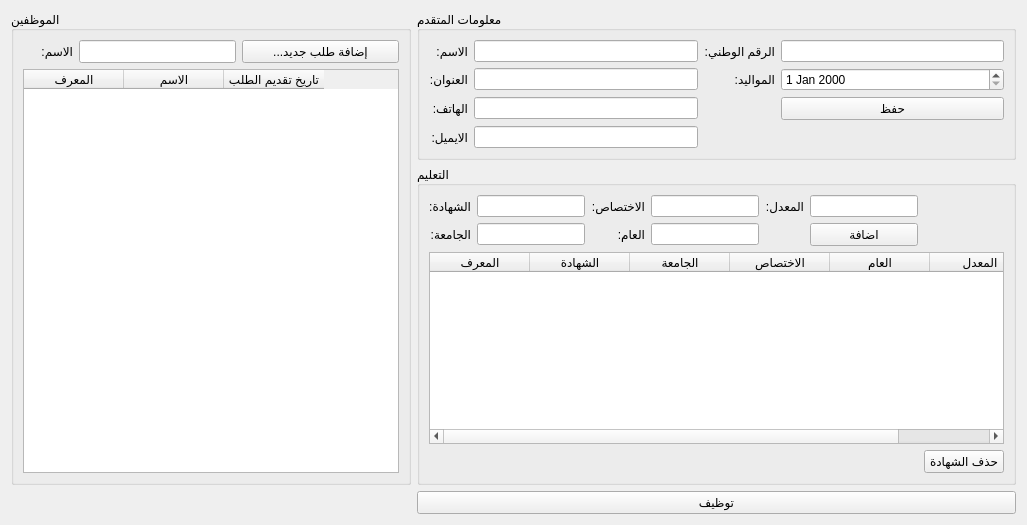
     <widget class="QWidget" name="tab_5">
      <attribute name="title">
       <string>طلبات التوظيف</string>
      </attribute>
      <layout class="QGridLayout" name="gridLayout_11">
       <item row="0" column="0" rowspan="5">
        <widget class="QGroupBox" name="employees_groupbox_2">
         <property name="minimumSize">
          <size>
           <width>400</width>
           <height>0</height>
          </size>
         </property>
         <property name="maximumSize">
          <size>
           <width>400</width>
           <height>16777215</height>
          </size>
         </property>
         <property name="title">
          <string>الموظفين</string>
         </property>
         <layout class="QGridLayout" name="gridLayout_9">
          <item row="0" column="0">
           <widget class="QLabel" name="employment_request_name_label_2">
            <property name="maximumSize">
             <size>
              <width>50</width>
              <height>16777215</height>
             </size>
            </property>
            <property name="text">
             <string>الاسم:</string>
            </property>
           </widget>
          </item>
          <item row="0" column="1">
           <widget class="QLineEdit" name="new_employment_request_name_input">
            <property name="sizePolicy">
             <sizepolicy hsizetype="Preferred" vsizetype="Preferred">
              <horstretch>0</horstretch>
              <verstretch>0</verstretch>
             </sizepolicy>
            </property>
            <property name="minimumSize">
             <size>
              <width>0</width>
              <height>0</height>
             </size>
            </property>
           </widget>
          </item>
          <item row="0" column="2">
           <widget class="QPushButton" name="add_employment_requests">
            <property name="text">
             <string>...إضافة طلب جديد</string>
            </property>
           </widget>
          </item>
          <item row="1" column="0" colspan="3">
           <widget class="QTableWidget" name="employment_requests_table">
            <column>
             <property name="text">
              <string>المعرف</string>
             </property>
            </column>
            <column>
             <property name="text">
              <string>الاسم</string>
             </property>
            </column>
            <column>
             <property name="text">
              <string>تاريخ تقديم الطلب</string>
             </property>
            </column>
           </widget>
          </item>
         </layout>
        </widget>
       </item>
       <item row="0" column="1">
        <widget class="QGroupBox" name="employment_request_groupBox">
         <property name="title">
          <string>معلومات المتقدم</string>
         </property>
         <layout class="QGridLayout" name="gridLayout_7">
          <item row="1" column="2">
           <widget class="QLineEdit" name="employment_request_address_input"/>
          </item>
          <item row="0" column="1">
           <widget class="QLabel" name="employment_request_name_label">
            <property name="text">
             <string>الاسم:</string>
            </property>
           </widget>
          </item>
          <item row="0" column="3">
           <widget class="QLabel" name="employment_request_national_id_label">
            <property name="text">
             <string>الرقم الوطني:</string>
            </property>
           </widget>
          </item>
          <item row="3" column="1">
           <widget class="QLabel" name="employment_request_email_label">
            <property name="text">
             <string>الايميل:</string>
            </property>
           </widget>
          </item>
          <item row="1" column="3">
           <widget class="QLabel" name="employment_request_birthdate_label">
            <property name="text">
             <string>المواليد:</string>
            </property>
           </widget>
          </item>
          <item row="2" column="2">
           <widget class="QLineEdit" name="employment_request_phone_input"/>
          </item>
          <item row="0" column="4">
           <widget class="QLineEdit" name="employment_request_national_id_input"/>
          </item>
          <item row="1" column="1">
           <widget class="QLabel" name="employment_request_address_label">
            <property name="text">
             <string>العنوان:</string>
            </property>
           </widget>
          </item>
          <item row="0" column="2">
           <widget class="QLineEdit" name="employment_request_name_input"/>
          </item>
          <item row="2" column="1">
           <widget class="QLabel" name="employment_request_phone_label">
            <property name="text">
             <string>الهاتف:</string>
            </property>
           </widget>
          </item>
          <item row="2" column="4">
           <widget class="QPushButton" name="employment_request_save_btn">
            <property name="text">
             <string>حفظ</string>
            </property>
           </widget>
          </item>
          <item row="3" column="2">
           <widget class="QLineEdit" name="employment_request_email_input"/>
          </item>
          <item row="1" column="4">
           <widget class="QDateEdit" name="employment_request_birthdate_input"/>
          </item>
         </layout>
        </widget>
       </item>
       <item row="5" column="1">
        <widget class="QPushButton" name="employment_request_employ_btn">
         <property name="text">
          <string>توظيف</string>
         </property>
        </widget>
       </item>
       <item row="1" column="1" rowspan="4">
        <widget class="QGroupBox" name="employment_request_add_cert_groupbox">
         <property name="title">
          <string>التعليم</string>
         </property>
         <layout class="QGridLayout" name="gridLayout_47">
          <item row="4" column="6">
           <widget class="QPushButton" name="employment_request_delete_certificate_btn">
            <property name="text">
             <string>حذف الشهادة</string>
            </property>
           </widget>
          </item>
          <item row="0" column="2">
           <widget class="QLabel" name="employment_request_specialty_label_2">
            <property name="text">
             <string>الاختصاص:</string>
            </property>
           </widget>
          </item>
          <item row="4" column="1" colspan="5">
           <spacer name="employment_request_horizontalSpacer_2">
            <property name="orientation">
             <enum>Qt::Horizontal</enum>
            </property>
            <property name="sizeHint" stdset="0">
             <size>
              <width>272</width>
              <height>13</height>
             </size>
            </property>
           </spacer>
          </item>
          <item row="0" column="0">
           <widget class="QLabel" name="employment_request_certificate_label_2">
            <property name="text">
             <string>الشهادة:</string>
            </property>
           </widget>
          </item>
          <item row="0" column="1">
           <widget class="QLineEdit" name="employment_request_university_certificate_input">
            <property name="sizePolicy">
             <sizepolicy hsizetype="Fixed" vsizetype="Fixed">
              <horstretch>0</horstretch>
              <verstretch>0</verstretch>
             </sizepolicy>
            </property>
            <property name="maximumSize">
             <size>
              <width>16777215</width>
              <height>16777215</height>
             </size>
            </property>
           </widget>
          </item>
          <item row="3" column="0" colspan="7">
           <widget class="QTableWidget" name="employment_request_certificates_table">
            <column>
             <property name="text">
              <string>المعرف</string>
             </property>
            </column>
            <column>
             <property name="text">
              <string>الشهادة</string>
             </property>
            </column>
            <column>
             <property name="text">
              <string>الجامعة</string>
             </property>
            </column>
            <column>
             <property name="text">
              <string>الاختصاص</string>
             </property>
            </column>
            <column>
             <property name="text">
              <string>العام</string>
             </property>
            </column>
            <column>
             <property name="text">
              <string>المعدل</string>
             </property>
            </column>
           </widget>
          </item>
          <item row="0" column="3">
           <widget class="QLineEdit" name="employment_request_university_specialty_input">
            <property name="sizePolicy">
             <sizepolicy hsizetype="Fixed" vsizetype="Fixed">
              <horstretch>0</horstretch>
              <verstretch>0</verstretch>
             </sizepolicy>
            </property>
            <property name="maximumSize">
             <size>
              <width>16777215</width>
              <height>16777215</height>
             </size>
            </property>
           </widget>
          </item>
          <item row="0" column="4">
           <widget class="QLabel" name="employment_request_gpa_label_2">
            <property name="text">
             <string>المعدل:</string>
            </property>
           </widget>
          </item>
          <item row="0" column="5">
           <widget class="QLineEdit" name="employment_request_university_gpa_input">
            <property name="sizePolicy">
             <sizepolicy hsizetype="Fixed" vsizetype="Fixed">
              <horstretch>0</horstretch>
              <verstretch>0</verstretch>
             </sizepolicy>
            </property>
            <property name="maximumSize">
             <size>
              <width>16777215</width>
              <height>16777215</height>
             </size>
            </property>
           </widget>
          </item>
          <item row="1" column="0">
           <widget class="QLabel" name="employment_request_university_label_2">
            <property name="text">
             <string>الجامعة:</string>
            </property>
           </widget>
          </item>
          <item row="1" column="1">
           <widget class="QLineEdit" name="employment_request_university_name_input">
            <property name="sizePolicy">
             <sizepolicy hsizetype="Fixed" vsizetype="Fixed">
              <horstretch>0</horstretch>
              <verstretch>0</verstretch>
             </sizepolicy>
            </property>
            <property name="maximumSize">
             <size>
              <width>16777215</width>
              <height>16777215</height>
             </size>
            </property>
           </widget>
          </item>
          <item row="1" column="2">
           <widget class="QLabel" name="employment_request_year_label_2">
            <property name="text">
             <string>العام:</string>
            </property>
           </widget>
          </item>
          <item row="1" column="3">
           <widget class="QLineEdit" name="employment_request_university_year_input">
            <property name="sizePolicy">
             <sizepolicy hsizetype="Fixed" vsizetype="Fixed">
              <horstretch>0</horstretch>
              <verstretch>0</verstretch>
             </sizepolicy>
            </property>
            <property name="maximumSize">
             <size>
              <width>16777215</width>
              <height>16777215</height>
             </size>
            </property>
           </widget>
          </item>
          <item row="1" column="5">
           <widget class="QPushButton" name="employment_request_add_certificate_btn">
            <property name="sizePolicy">
             <sizepolicy hsizetype="Preferred" vsizetype="Fixed">
              <horstretch>0</horstretch>
              <verstretch>0</verstretch>
             </sizepolicy>
            </property>
            <property name="text">
             <string>اضافة</string>
            </property>
           </widget>
          </item>
         </layout>
        </widget>
       </item>
      </layout>
     </widget>
